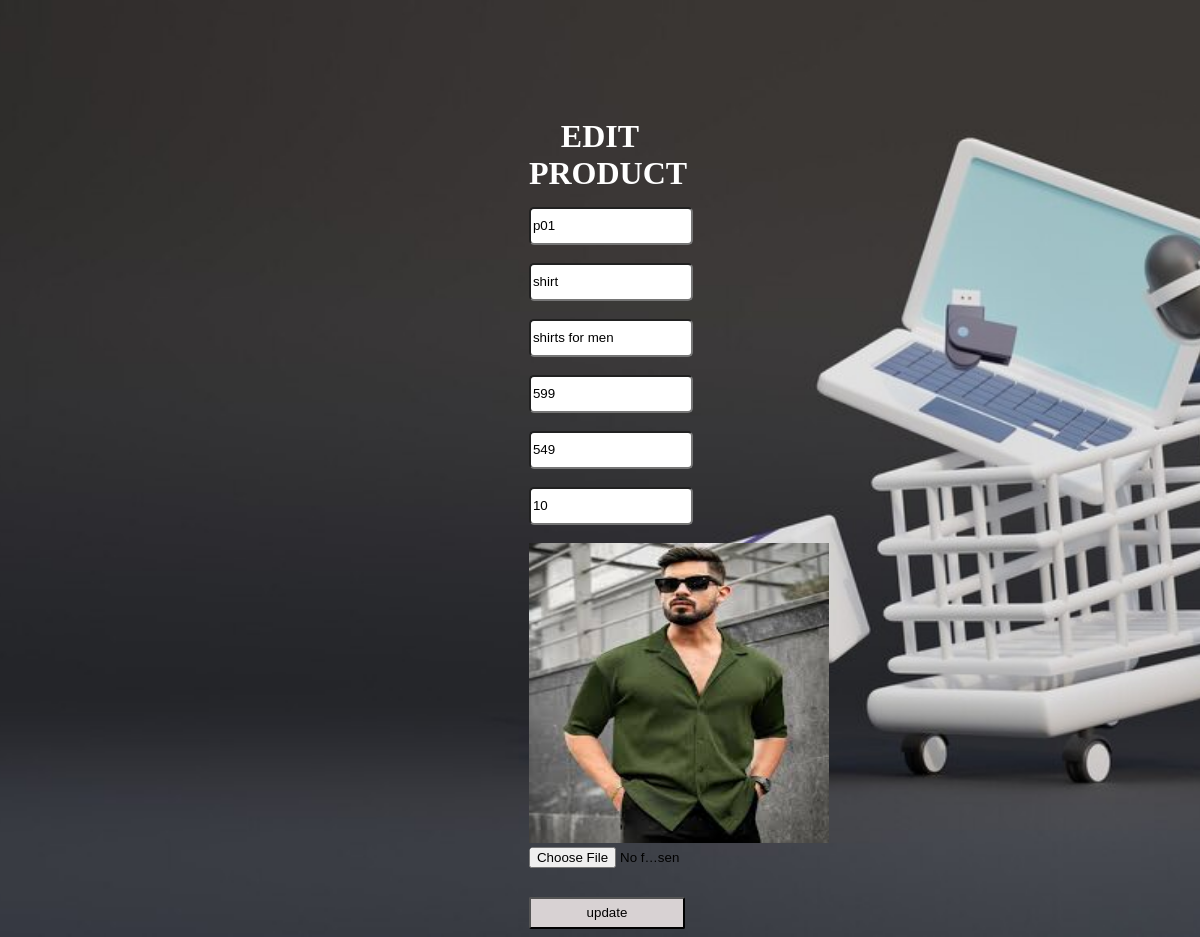
Screenshot of /edit_product/1 with the database file from the repository.
### app/models.py (models this page shows)
class product(models.Model):
    pid=models.TextField()
    name=models.TextField()
    dis=models.TextField()
    price=models.IntegerField()
    offer_price=models.IntegerField()
    stock=models.IntegerField()
    img=models.FileField()

### app/views.py (the view)
# urls.py: path('edit_product/<id>',views.edit_product),
def edit_product(req,id):
    if req.method=='POST':
        pid=req.POST['pid']
        name=req.POST['name']
        dis=req.POST['dis']
        price=req.POST['price']
        offer_price=req.POST['offer_price']
        stock=req.POST['stock']
        img=req.FILES.get('img')
        if img:
            product.objects.filter(pk=id).update(pid=pid,name=name,dis=dis,price=price,offer_price=offer_price,stock=stock)
            data=product.objects.get(pk=id)
            data.img=img
            data.save()
        else:
             product.objects.filter(pk=id).update(pid=pid,name=name,dis=dis,price=price,offer_price=offer_price,stock=stock)
        return redirect(shop_home)
    else:
        data=product.objects.get(pk=id)
        return render(req,'shop/edit.html',{'data':data})

### templates/shop/edit.html (shortened to what this page needs)
<!DOCTYPE html>
<html lang="en">
<head>
    {% load static %}
    <link rel="stylesheet" href="{% static 'style.css' %}">
</head>
<body>
<div class="box">
    <div class="mlog">
        <h1 class="logh">EDIT PRODUCT</h1>
        <form action="" method="post" enctype="multipart/form-data">
            <input type="text" name="pid" id="" class="log" placeholder="pid" required value="{{data.pid}}"><br><br>
            <input type="text" name="name" id="" class="log" placeholder="Product Name" required value="{{data.name}}"><br><br>
            <input type="text" name="dis" id="" class="log" placeholder="Discription" required value="{{data.dis}}"><br><br>
            <input type="number" name="price" id="" class="log" placeholder="Price" required value="{{data.price}}"><br><br>
            <input type="number" name="offer_price" id="" class="log" placeholder="Offer_Price" required value="{{data.offer_price}}"><br><br>
            <input type="number" name="stock" id="" class="log" placeholder="Quantity" required value="{{data.stock}}"><br><br>
            <img src="{{data.img.url}}" alt="" style="width: 300px;height: 300px;">
            <input type="file" name="img" class="log" id=""><br><br>
            <input type="submit" class="button" value="update">
        </form>
    </div>
</div>
</body>
</html>

### static/style.css (style rules this page uses)
.log { width: 13vw; height: 4vh; border-radius: 5px; }
.mlog { margin: auto; width: 12%; margin-top: 10%; }
.button { width: 13vw; height: 4vh; border-radius: 2px; background-color: rgb(216, 210, 211); }
body { background: url('bg1.jpg') no-repeat center center fixed; background-size:cover; }
.logh { text-align: center; color: white; margin-bottom: 10%; }

### rows the page displays
product: pid "p01", name "shirt", dis "shirts for men", price "599", offer_price "549", stock "10", img (picture)
